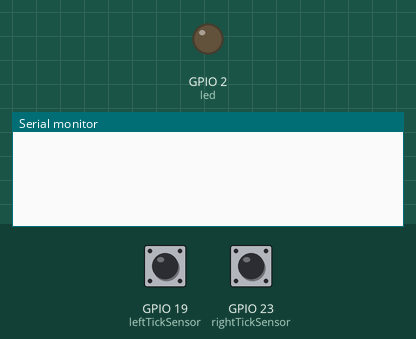
Simulated run of this sketch. Board: ESP32. Parts: output pins drawn as LEDs (lit = HIGH), the last lines printed to the serial monitor. The inputs (shaded band) are chosen by the test bench; at power-on: GPIO 19 (leftTickSensor) HIGH, GPIO 23 (rightTickSensor) HIGH.

Above: at 1.2 s.
1.3 s: GPIO 19 (leftTickSensor) pulsed LOW 2 times (0.12 s each, 0.3 s apart)
At 3.0 s:
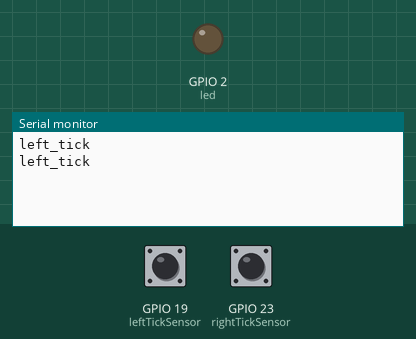
3.4 s: GPIO 23 (rightTickSensor) pulsed LOW 2 times (0.12 s each, 0.3 s apart)
At 4.6 s:
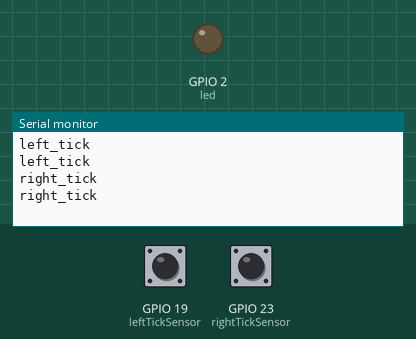

The sketch:

wheel_sensor.ino
```cpp
#define timeSeconds 2


const int led = 2;
const int leftTickSensor = 19;
const int rightTickSensor = 23;

// Timer: Auxiliary variables
unsigned long now = millis();
unsigned long lastTrigger = 0;
boolean startTimer = false;
boolean motion = false;

// Checks if motion was detected, sets LED HIGH and starts a timer
void IRAM_ATTR detectsLeftTick() {
  // digitalWrite(led, HIGH);
  Serial.println("left_tick");
}

void IRAM_ATTR detectsRightTick() {
  // digitalWrite(led, HIGH);
  Serial.println("right_tick");
}

void setup() {
  // Serial port for debugging purposes
  Serial.begin(115200);

  pinMode(leftTickSensor, INPUT_PULLUP);
  pinMode(rightTickSensor, INPUT_PULLUP);
  attachInterrupt(digitalPinToInterrupt(leftTickSensor), detectsLeftTick, RISING);
  attachInterrupt(digitalPinToInterrupt(rightTickSensor), detectsRightTick, RISING);

  // Set LED to LOW
  pinMode(led, OUTPUT);
  digitalWrite(led, LOW);
}

void loop() {
  // Current time
  now = millis();
  if((digitalRead(led) == HIGH) && (motion == false)) {
    Serial.println("MOTION DETECTED!!!");
    motion = true;
  }
  // Turn off the LED after the number of seconds defined in the timeSeconds variable
  if(startTimer && (now - lastTrigger > (timeSeconds*1000))) {
    Serial.println("Motion stopped...");
    digitalWrite(led, LOW);
    startTimer = false;
    motion = false;
  }
}
```

Measured:
- after the input at 1.3 s, the serial monitor: prints a new line after 0.12 s (image 1)
- after the input at 3.4 s, the serial monitor: prints a new line after 0.12 s (image 2)
